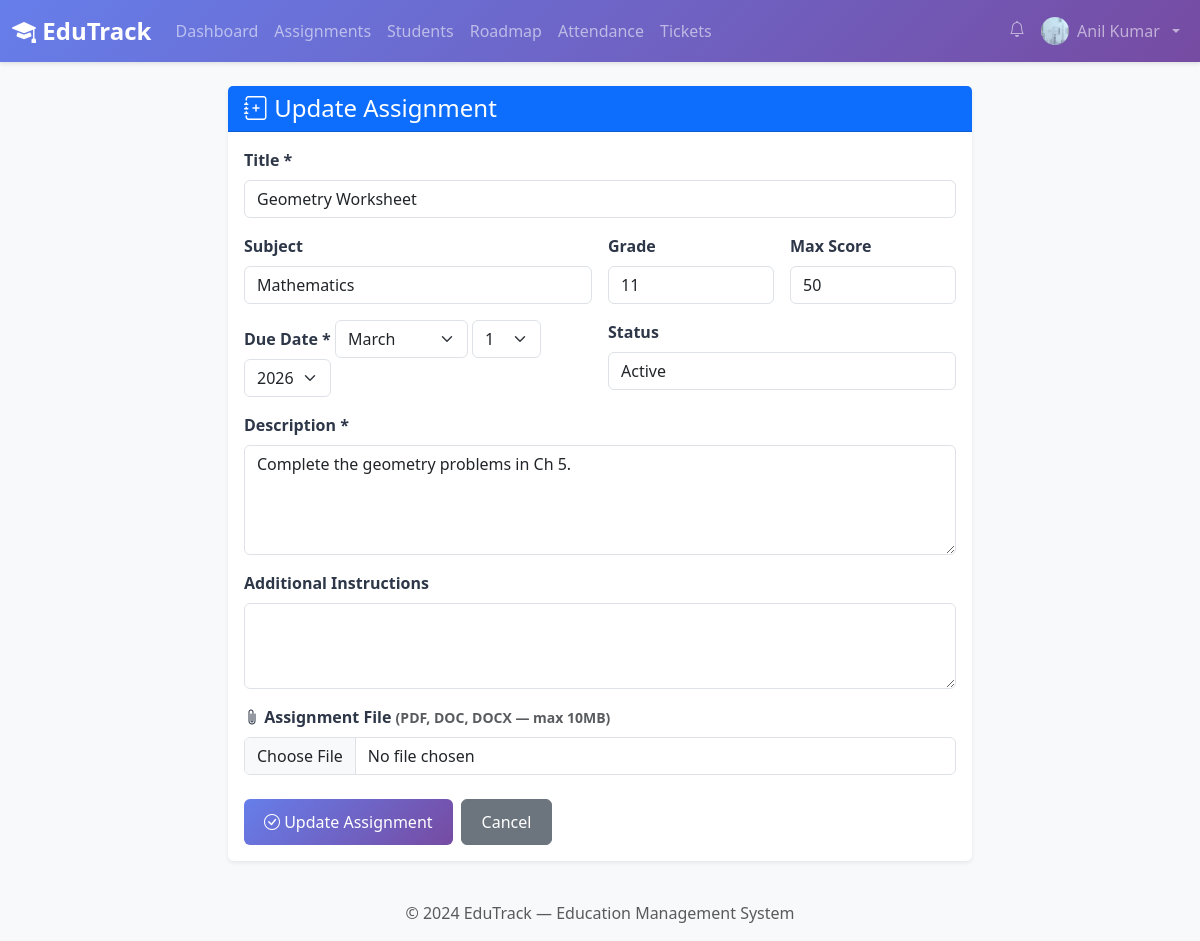
The app's page /teacher/assignment/7/edit/ (signed in) with its own data.
### core/models.py (models this page shows, shortened)
class UserProfile(models.Model):
    ROLE_CHOICES = [
        ('admin', 'Administrator'),
        ('teacher', 'Teacher'),
        ('student', 'Student'),
        ('parent', 'Parent'),
    ]
    user = models.OneToOneField(
        User,
        on_delete=models.CASCADE,
        related_name='profile'
    )
    role = models.CharField(
        max_length=20,
        choices=ROLE_CHOICES,
        default='student'
    )
    phone_number = models.CharField(
        max_length=15,
        blank=True,
        help_text='Contact phone number'
    )
    profile_photo = models.ImageField(
        upload_to='profile_photos/',
        null=True,
        blank=True,
        validators=[validate_image_extension],
        help_text='Profile picture (JPG, PNG, GIF)'
    )
    date_of_birth = models.DateField(null=True, blank=True)
    address = models.TextField(blank=True, help_text='Residential address')
    pending_amount = models.DecimalField(
        max_digits=10,
        decimal_places=2,
        default=0.00,
        help_text='Running total of unpaid/overdue fees (auto-updated)'
    )
    created_at = models.DateTimeField(auto_now_add=True)
    updated_at = models.DateTimeField(auto_now=True)
    class Meta:
        verbose_name = 'User Profile'
        verbose_name_plural = 'User Profiles'
        ordering = ['user__first_name', 'user__last_name']
    def is_teacher(self):
        return self.role == 'teacher'

class Assignment(models.Model):
    STATUS_CHOICES = [
        ('active', 'Active'),
        ('closed', 'Closed'),
        ('draft', 'Draft'),
    ]
    title = models.CharField(max_length=200)
    description = models.TextField(help_text='Detailed assignment instructions')
    created_by = models.ForeignKey(
        User,
        on_delete=models.SET_NULL,
        null=True,
        blank=True,
        related_name='created_assignments'
    )
    subject = models.CharField(max_length=100, blank=True)
    grade = models.CharField(max_length=10, blank=True)
    due_date = models.DateField(help_text='Submission deadline')
    max_score = models.IntegerField(default=100)
    status = models.CharField(max_length=20, choices=STATUS_CHOICES, default='active')
    assignment_file = models.FileField(
        upload_to='assignments/',
        null=True,
        blank=True,
        validators=[validate_file_extension, validate_file_size],
        help_text='Assignment file (PDF, DOC, DOCX — max 10MB)'
    )
    instructions = models.TextField(blank=True)
    created_at = models.DateTimeField(auto_now_add=True)
    updated_at = models.DateTimeField(auto_now=True)
    class Meta:
        verbose_name = 'Assignment'
        verbose_name_plural = 'Assignments'
        ordering = ['-created_at']
        indexes = [
            models.Index(fields=['-created_at']),
            models.Index(fields=['due_date']),
            models.Index(fields=['status']),
        ]

### core/views.py (the view, shortened to what this page needs)
# urls.py: path('teacher/assignment/<int:pk>/edit/', AssignmentUpdateView.as_view(), name='assignment_edit'),
class AssignmentUpdateView(LoginRequiredMixin, TeacherRequiredMixin, View):
    template_name = 'teacher/assignment_form.html'
    def get(self, request, pk):
        assignment = get_object_or_404(Assignment, pk=pk, created_by=request.user)
        form = AssignmentForm(instance=assignment)
        return render(request, self.template_name, {'form': form, 'action': 'Update', 'assignment': assignment})

### core/forms.py (shortened to what this page needs)
class AssignmentForm(forms.ModelForm):
    class Meta:
        model = Assignment
        fields = ['title', 'description', 'subject', 'grade', 'due_date',
                  'max_score', 'status', 'assignment_file', 'instructions']
        widgets = {
            'title': forms.TextInput(attrs={'class': 'form-control', 'placeholder': 'Assignment Title'}),
            'description': forms.Textarea(attrs={'class': 'form-control', 'rows': 4}),
            'subject': forms.TextInput(attrs={'class': 'form-control', 'placeholder': 'Subject'}),
            'grade': forms.TextInput(attrs={'class': 'form-control', 'placeholder': 'Grade'}),
            'due_date': FUTURE_DATE_WIDGET,
            'max_score': forms.NumberInput(attrs={'class': 'form-control'}),
            'status': forms.Select(attrs={'class': 'form-control'}),
            'assignment_file': forms.FileInput(attrs={
                'class': 'form-control',
                'accept': '.pdf,.doc,.docx'
            }),
            'instructions': forms.Textarea(attrs={'class': 'form-control', 'rows': 3}),
        }

### core/views.py (called while the page is built)
    def test_func(self):
        return (
            hasattr(self.request.user, 'profile') and
            self.request.user.profile.is_teacher()
        )

### templates/teacher/assignment_form.html (shortened to what this page needs)
{% extends 'base.html' %}
{% block content %}
<div class="container-fluid">
  <div class="row justify-content-center">
    <div class="col-lg-8">
      <div class="card shadow-sm">
        <div class="card-header bg-primary text-white">
          <h4 class="mb-0"><i class="bi bi-journal-plus"></i> {{ action }} Assignment</h4>
        </div>
        <div class="card-body">
          <form method="post" enctype="multipart/form-data" id="assignmentForm">
            <div class="row g-3">
              <div class="col-12">
                <label class="form-label">Title *</label>
                {{ form.title }}
              </div>
              <div class="col-md-6">
                <label class="form-label">Subject</label>
                {{ form.subject }}
              </div>
              <div class="col-md-3">
                <label class="form-label">Grade</label>
                {{ form.grade }}
              </div>
              <div class="col-md-3">
                <label class="form-label">Max Score</label>
                {{ form.max_score }}
              </div>
              <div class="col-md-6">
                <label class="form-label">Due Date *</label>
                {{ form.due_date }}
              </div>
              <div class="col-md-6">
                <label class="form-label">Status</label>
                {{ form.status }}
              </div>
              <div class="col-12">
                <label class="form-label">Description *</label>
                {{ form.description }}
              </div>
              <div class="col-12">
                <label class="form-label">Additional Instructions</label>
                {{ form.instructions }}
              </div>
              <div class="col-12">
                <label class="form-label">
                  <i class="bi bi-paperclip"></i> Assignment File
                  <small class="text-muted">(PDF, DOC, DOCX — max 10MB)</small>
                </label>
                {{ form.assignment_file }}
              </div>
            </div>
            <div class="d-flex gap-2 mt-4">
              <button type="submit" class="btn btn-primary" id="submitBtn">
                <i class="bi bi-check-circle"></i> {{ action }} Assignment
              </button>
              <a href="{% url 'assignment_list' %}" class="btn btn-secondary">Cancel</a>
            </div>
          </form>
        </div>
      </div>
    </div>
  </div>
</div>
{% endblock %}

### templates/base.html (shortened to what this page needs)
{% load static %}
<!DOCTYPE html>
<html lang="en">
<head>
  <link href="https://cdn.jsdelivr.net/npm/bootstrap@5.3.2/dist/css/bootstrap.min.css" rel="stylesheet">
  <link rel="stylesheet" href="https://cdn.jsdelivr.net/npm/bootstrap-icons@1.11.1/font/bootstrap-icons.css">
  <link rel="stylesheet" href="{% static 'css/style.css' %}">
</head>
<body>
  {% if user.is_authenticated %}
  <nav class="navbar navbar-expand-lg navbar-dark" style="background: linear-gradient(135deg,#667eea,#764ba2)">
    <div class="container-fluid">
      <a class="navbar-brand fw-bold" href="{% url 'dashboard' %}">
        <i class="bi bi-mortarboard-fill"></i> EduTrack
      </a>
      <div class="collapse navbar-collapse" id="navbarNav">
        <ul class="navbar-nav me-auto">
          {% if user.profile.role == 'admin' or user.is_superuser %}
          <li class="nav-item"><a class="nav-link" href="{% url 'admin_dashboard' %}"><i class="bi bi-speedometer2"></i> Dashboard</a></li>
          <li class="nav-item dropdown">
            <a class="nav-link dropdown-toggle" href="#" data-bs-toggle="dropdown">Administrative</a>
            <ul class="dropdown-menu">
              <li><a class="dropdown-item" href="{% url 'admin_teacher_attendance' %}"><i class="bi bi-person-check"></i> Attendance</a></li>
              <li><a class="dropdown-item" href="{% url 'admin_finance' %}"><i class="bi bi-cash-stack"></i> Finance</a></li>
              <li><a class="dropdown-item" href="{% url 'admin_teacher_performance' %}"><i class="bi bi-graph-up"></i> Performance</a></li>
            </ul>
          </li>
          <li class="nav-item"><a class="nav-link" href="{% url 'all_roadmaps' %}"><i class="bi bi-map"></i> Roadmaps</a></li>
          <li class="nav-item"><a class="nav-link" href="{% url 'holiday_list' %}"><i class="bi bi-calendar-event"></i> Holidays</a></li>
          <li class="nav-item"><a class="nav-link" href="{% url 'admin_analytics' %}"><i class="bi bi-bar-chart"></i> Analytics</a></li>
          {% elif user.profile.role == 'teacher' %}
          <li class="nav-item"><a class="nav-link" href="{% url 'teacher_dashboard' %}">Dashboard</a></li>
          <li class="nav-item"><a class="nav-link" href="{% url 'assignment_list' %}">Assignments</a></li>
          <li class="nav-item"><a class="nav-link" href="{% url 'student_list' %}">Students</a></li>
          <li class="nav-item"><a class="nav-link" href="{% url 'roadmap_list' %}">Roadmap</a></li>
          <li class="nav-item"><a class="nav-link" href="{% url 'mark_attendance' %}">Attendance</a></li>
          <li class="nav-item"><a class="nav-link" href="{% url 'teacher_tickets' %}">Tickets</a></li>
          {% elif user.profile.role == 'parent' %}
          <li class="nav-item"><a class="nav-link" href="{% url 'parent_dashboard' %}">Dashboard</a></li>
          <li class="nav-item"><a class="nav-link" href="{% url 'public_roadmaps' %}">Roadmaps</a></li>
          <li class="nav-item"><a class="nav-link" href="{% url 'parent_feedback' %}">Feedback</a></li>
          {% endif %}
        </ul>
        <ul class="navbar-nav">
          <li class="nav-item">
            <a class="nav-link position-relative" {% if request.user.profile.role == 'admin' %}
							href="{% url 'admin_notifications' %}"
						{% else %}
							href="{% url 'notifications' %}"
						{% endif %}>
              <i class="bi bi-bell"></i>
            </a>
          </li>
          <li class="nav-item dropdown">
            <a class="nav-link dropdown-toggle d-flex align-items-center gap-2" href="#" data-bs-toggle="dropdown">
              {% if user.profile.profile_photo %}
                <img src="{{ user.profile.profile_photo.url }}" class="rounded-circle" width="28" height="28" style="object-fit:cover;">
              {% else %}
                <i class="bi bi-person-circle"></i>
              {% endif %}
              {{ user.get_full_name|default:user.username }}
            </a>
          </li>
        </ul>
      </div>
    </div>
  </nav>
  {% endif %}
  <div class="container-fluid py-4 px-4">
    {% block content %}{% endblock %}
  </div>
  <footer class="footer mt-auto py-3 bg-light">
    <div class="container text-center">
      <span class="text-muted">© 2024 EduTrack — Education Management System</span>
    </div>
  </footer>
</body>
</html>

### static/css/style.css (style rules this page uses)
:root { --primary-color: #667eea; --secondary-color: #764ba2; --success-color: #48bb78; --danger-color: #f56565; --warning-color: #ed8936; --info-color: #4299e1; --dark-color: #2d3748; --light-color: #f7fafc; }
body { font-family: 'Segoe UI', Tahoma, Geneva, Verdana, sans-serif; background-color: #f8f9fa; }
.navbar-brand { font-weight: 700; font-size: 1.5rem; }
.navbar { box-shadow: 0 2px 4px rgba(0,0,0,.1); }
.card { border: none; box-shadow: 0 2px 8px rgba(0,0,0,.1); transition: transform 0.2s, box-shadow 0.2s; }
.btn { border-radius: 6px; font-weight: 500; padding: 10px 20px; transition: all 0.3s; }
.btn-primary { background: linear-gradient(135deg, var(--primary-color) 0%, var(--secondary-color) 100%); border: none; }
.form-label { font-weight: 600; color: var(--dark-color); margin-bottom: 8px; }
.footer { margin-top: 50px; padding: 20px 0; background-color: var(--light-color); text-align: center; color: #718096; }

### templates/base.html (style rules this page uses)
select.form-select.d-inline-block { display: inline-block !important; width: auto !important; margin-right: 4px; }

### records on screen
Assignment: title "Geometry Worksheet", subject "Mathematics", grade "11", max_score "50", status "Active", description "Complete the geometry problems in Ch 5."

### other values on screen
{{ user.get_full_name|default:user.username }} "Anil Kumar"
{{ action }} "Update"
